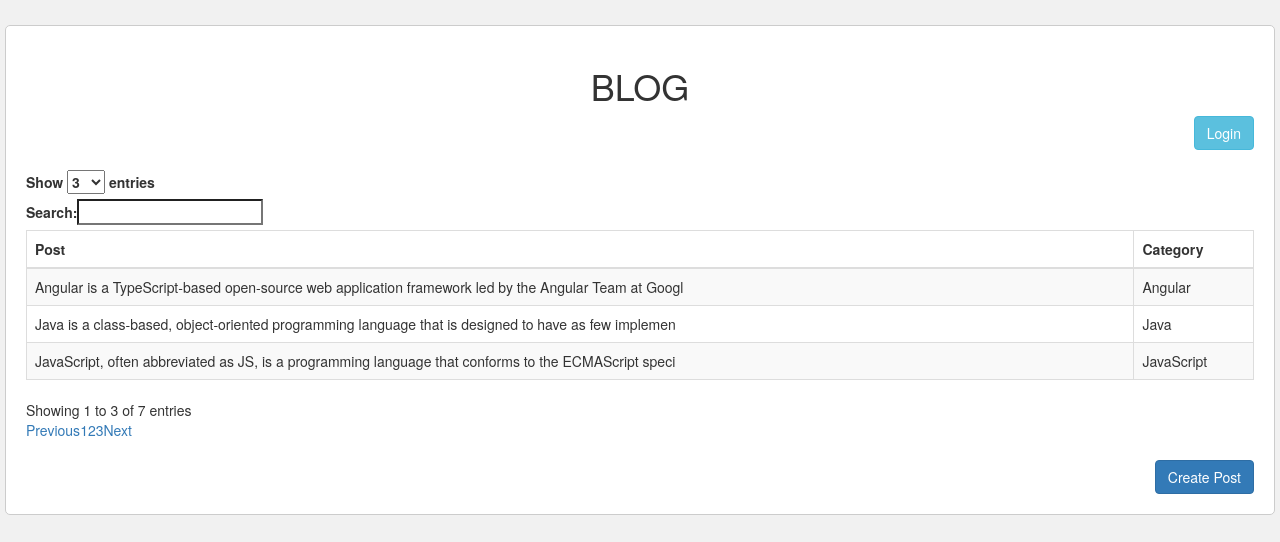
The page / on the database its author committed.
### tables this page shows
CREATE TABLE `post` (
  `id` int(11) NOT NULL,
  `posts` varchar(100) DEFAULT NULL,
  `category` varchar(100) DEFAULT NULL,
  `sid` int(20) DEFAULT NULL,
  `username` varchar(20) NOT NULL,
  `active` int(10) NOT NULL DEFAULT 0
);

### index.php (the view, shortened to what this page needs)
<?php
require_once('db.php');
$sql = "SELECT posts,category FROM post WHERE active='0'";
$result = $con->query($sql);
$author = [];
if ($result->num_rows > 0) {
    $author = $result->fetch_all(MYSQLI_ASSOC);
}
?>
<!DOCTYPE html>
<html lang="en">
<head>
	<link rel="stylesheet" href="https://maxcdn.bootstrapcdn.com/bootstrap/3.3.6/css/bootstrap.min.css" />
	<link rel="stylesheet" href="https://cdn.datatables.net/1.10.12/css/dataTables.bootstrap.min.css" />
</head>
<body>
	<div class="container box">
		<h1 align="center">BLOG</h1>
		<div align="right">
			<button type="button" class="btn btn-info" onclick="location.href = 'login.php';">Login</button>
			</div>
			<br/>
    	<table id="userTable" class="table table-bordered table-striped">
        <thead>
            <th>Post</th>
            <th>Category</th>
        </thead>
        <tbody>
            <?php if(!empty($author)) { ?>
                <?php foreach($author as $user) { ?>
                    <tr>
                        <td><?php echo $user['posts']; ?></td>
                        <td><?php echo $user['category']; ?></td>
                    </tr>
                <?php } ?>
            <?php } ?>
        </tbody>
    </table>
    <br/>
	<div align="right">
			<button type="button" class="btn btn-primary" onclick="location.href = 'registration.php';">Create Post</button>
			</div>
	</div>
</body>
</html>

### index.php (style rules this page uses)
body { margin:0; padding:0; background-color:#f1f1f1; }
.box { width:1270px; padding:20px; background-color:#fff; border:1px solid #ccc; border-radius:5px; margin-top:25px; }

### rows shown on the page
post: posts "Java is a class-based, object-oriented programming language that is designed to have as few implemen", category "Java"
post: posts "JavaScript, often abbreviated as JS, is a programming language that conforms to the ECMAScript speci", category "JavaScript"
post: posts "Angular is a TypeScript-based open-source web application framework led by the Angular Team at Googl", category "Angular"
